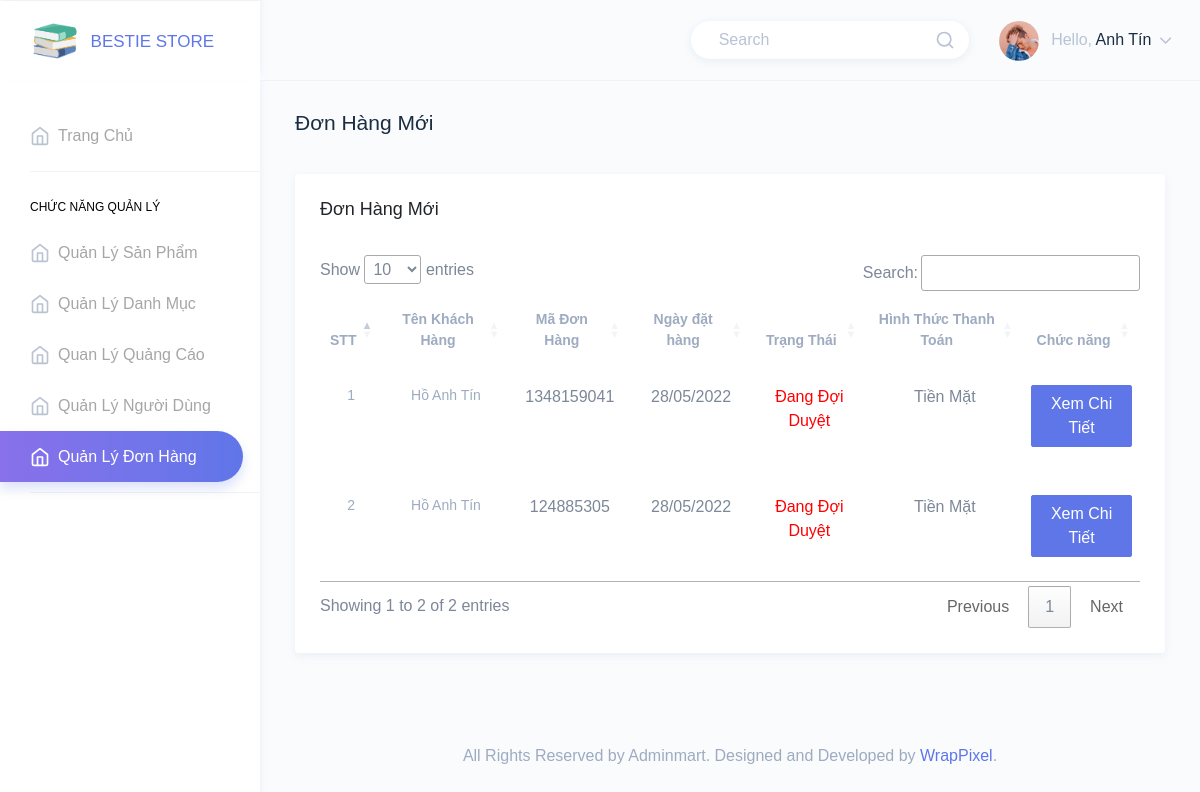
Screenshot of /Admin/quanlydonhang.php with the database file from the repository.
### tables this page shows
CREATE TABLE `donhang` (
  `id` int(11) NOT NULL,
  `madonhang` varchar(200) NOT NULL,
  `trangthai` int(11) NOT NULL,
  `idkhachhang` int(50) NOT NULL,
  `date` text DEFAULT NULL,
  `hinhthucthanhtoan` int(11) NOT NULL DEFAULT 0
);

CREATE TABLE `customer` (
  `id` int(11) NOT NULL,
  `tenkhachhang` varchar(500) NOT NULL,
  `sodienthoai` varchar(500) NOT NULL,
  `diachi` varchar(500) NOT NULL,
  `id_account` int(11) DEFAULT NULL
);

### Admin/quanlydonhang.php (the view, shortened to what this page needs)
<?php
include "../connect.php";
require_once 'inc/header.php';
require_once 'inc/menu.php';
?>
<div class="page-wrapper">
            <div class="page-breadcrumb">
                <div class="row">
                    <div class="col-7 align-self-center">
                        <h3 class="page-title text-truncate text-dark font-weight-medium mb-1">Đơn Hàng Mới</h3>
                    </div>
                </div>
            </div>
            <div class="container-fluid">
                <div class="row">
                    <div class="col-12">
                        <div class="card">
                            <div class="card-body">
                                <div class="d-flex align-items-center mb-4">
                                    <h4 class="card-title">Đơn Hàng Mới </h4>
                                </div>
                                <div class="table-responsive">
                                    <table class="table  mb-0"  id ="Table1">
                                        <thead>
                                            <tr class="border-0">
                                            <th class="border-0 font-14 font-weight-medium text-center text-muted">STT
                                                </th>
                                                <th class="border-0 font-14 font-weight-medium text-center text-muted">Tên Khách Hàng
                                                </th>
                                                <th class="border-0 font-14 font-weight-medium text-center text-muted ">Mã Đơn Hàng
                                                </th>
                                                <th class="border-0 font-14 font-weight-medium text-center text-muted ">Ngày đặt hàng
                                                </th>
                                                <th class="border-0 font-14 font-weight-medium text-center text-muted">Trạng Thái</th>
                                                <th class="border-0 font-14 font-weight-medium text-center text-muted">Hình Thức Thanh Toán</th>
                                                <th class="border-0 font-14 font-weight-medium text-muted text-center">
                                                    Chức năng
                                                </th>
                                            </tr>
                                        </thead>
                                        <?php
                                        $i = 0;
                                        $sql = "SELECT DISTINCT idkhachhang FROM donhang ";
                                            $result4 = array();
                                            $result5 = array();
                                            $result3 = mysqli_query($conn,$sql);
                                            while($row = mysqli_fetch_assoc($result3)){
                                                $result4[] = array(
                                                    'id_khachhang' =>$row['idkhachhang']);
                                            }
                                            foreach ($result4 as $value) {
                                                $id_khachhang = $value['id_khachhang'];
                                                $sql1 = "SELECT donhang.id,donhang.madonhang,donhang.trangthai,customer.tenkhachhang,donhang.date FROM donhang
                                                INNER JOIN customer ON customer.id = '$id_khachhang' AND donhang.idkhachhang='$id_khachhang'
                                                ORDER BY donhang.trangthai  ASC  ";
                                                $result = mysqli_query($conn,$sql1);
                                            while ($row = mysqli_fetch_assoc($result)) {
                                                $result5[] = ($row);
                                            }
                                            }
                                      foreach ($result5 as $key => $data) {
                                          $i++;
                                        ?>
                                          <tr>
                                          <td class="border-top-0 text-muted text-center px-2 py-4 font-14"><?php echo $i; ?></td>
                                                <td class="border-top-0 text-muted  text-center px-2 py-4 font-14"><?php echo $data['tenkhachhang'] ?></td>
                                                <td class="border-top-0 px-2 py-4 text-center"><?php echo $data['madonhang'] ?></td>
                                                <td class="border-top-0 px-2 py-4 text-center"><?php echo $data['date'] ?></td>
                                                <?php
                                                if($data['trangthai'] ==1)
                                                {
                                                ?>
                                                <td style="color: green ;" class="border-top-0 text-center px-2 py-4"> Đã Duyệt</td>
                                                <?php
                                      }else {
                                      ?>
                                        <td  style="color:red ;" class="border-top-0 text-center px-2 py-4"> Đang Đợi Duyệt</td>
                                      <?php
                                      }
                                      ?>
                                                <td class="border-top-0 text-center px-2 py-4"> Tiền Mặt</td>
                                                <td class="font-weight-medium text-dark text-center border-top-0 px-2 py-4"> <a href="chitietdonhang.php?id_donhang=<?php echo $data['id'];?>&trangthai=<?php echo $data['trangthai']?>" class="btn btn-primary">Xem Chi Tiết</a>
                                                </td>
                                            </tr>
                                        <?php
                                        }?>
                                    </table>
                                </div>
                            </div>
                        </div>
                    </div>
                </div>
            </div>
            <?php
require_once 'inc/footer.php';
            ?>

### rows the page displays
donhang: customer.tenkhachhang "Hồ Anh Tín", madonhang "1348159041", date "28/05/2022", trangthai "Đang Đợi Duyệt"
donhang: customer.tenkhachhang "Hồ Anh Tín", madonhang "124885305", date "28/05/2022", trangthai "Đang Đợi Duyệt"
